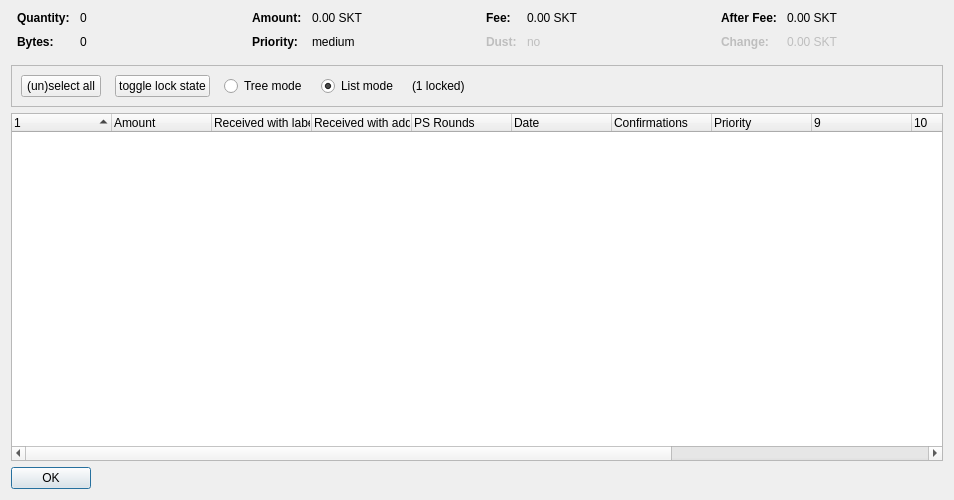
<?xml version="1.0" encoding="UTF-8"?>
<ui version="4.0">
 <class>CoinControlDialog</class>
 <widget class="QDialog" name="CoinControlDialog">
  <property name="geometry">
   <rect>
    <x>0</x>
    <y>0</y>
    <width>954</width>
    <height>500</height>
   </rect>
  </property>
  <property name="windowTitle">
   <string>Coin Selection</string>
  </property>
  <layout class="QVBoxLayout" name="verticalLayout">
   <item>
    <layout class="QHBoxLayout" name="horizontalLayoutTop" stretch="0,0,0,0">
     <property name="topMargin">
      <number>0</number>
     </property>
     <property name="bottomMargin">
      <number>10</number>
     </property>
     <item>
      <layout class="QFormLayout" name="formLayoutCoinControl1">
       <property name="horizontalSpacing">
        <number>10</number>
       </property>
       <property name="verticalSpacing">
        <number>10</number>
       </property>
       <property name="leftMargin">
        <number>6</number>
       </property>
       <property name="rightMargin">
        <number>6</number>
       </property>
       <item row="0" column="0">
        <widget class="QLabel" name="labelCoinControlQuantityText">
         <property name="font">
          <font>
           <weight>75</weight>
           <bold>true</bold>
          </font>
         </property>
         <property name="text">
          <string>Quantity:</string>
         </property>
        </widget>
       </item>
       <item row="0" column="1">
        <widget class="QLabel" name="labelCoinControlQuantity">
         <property name="cursor">
          <cursorShape>IBeamCursor</cursorShape>
         </property>
         <property name="contextMenuPolicy">
          <enum>Qt::ActionsContextMenu</enum>
         </property>
         <property name="text">
          <string notr="true">0</string>
         </property>
         <property name="textInteractionFlags">
          <set>Qt::LinksAccessibleByMouse|Qt::TextSelectableByKeyboard|Qt::TextSelectableByMouse</set>
         </property>
        </widget>
       </item>
       <item row="1" column="0">
        <widget class="QLabel" name="labelCoinControlBytesText">
         <property name="font">
          <font>
           <weight>75</weight>
           <bold>true</bold>
          </font>
         </property>
         <property name="text">
          <string>Bytes:</string>
         </property>
        </widget>
       </item>
       <item row="1" column="1">
        <widget class="QLabel" name="labelCoinControlBytes">
         <property name="cursor">
          <cursorShape>IBeamCursor</cursorShape>
         </property>
         <property name="contextMenuPolicy">
          <enum>Qt::ActionsContextMenu</enum>
         </property>
         <property name="text">
          <string notr="true">0</string>
         </property>
         <property name="textInteractionFlags">
          <set>Qt::LinksAccessibleByMouse|Qt::TextSelectableByKeyboard|Qt::TextSelectableByMouse</set>
         </property>
        </widget>
       </item>
      </layout>
     </item>
     <item>
      <layout class="QFormLayout" name="formLayoutCoinControl2">
       <property name="horizontalSpacing">
        <number>10</number>
       </property>
       <property name="verticalSpacing">
        <number>10</number>
       </property>
       <property name="leftMargin">
        <number>6</number>
       </property>
       <property name="rightMargin">
        <number>6</number>
       </property>
       <item row="0" column="0">
        <widget class="QLabel" name="labelCoinControlAmountText">
         <property name="font">
          <font>
           <weight>75</weight>
           <bold>true</bold>
          </font>
         </property>
         <property name="text">
          <string>Amount:</string>
         </property>
        </widget>
       </item>
       <item row="0" column="1">
        <widget class="QLabel" name="labelCoinControlAmount">
         <property name="cursor">
          <cursorShape>IBeamCursor</cursorShape>
         </property>
         <property name="contextMenuPolicy">
          <enum>Qt::ActionsContextMenu</enum>
         </property>
         <property name="text">
          <string notr="true">0.00 SKT</string>
         </property>
         <property name="textInteractionFlags">
          <set>Qt::LinksAccessibleByMouse|Qt::TextSelectableByKeyboard|Qt::TextSelectableByMouse</set>
         </property>
        </widget>
       </item>
       <item row="1" column="0">
        <widget class="QLabel" name="labelCoinControlPriorityText">
         <property name="font">
          <font>
           <weight>75</weight>
           <bold>true</bold>
          </font>
         </property>
         <property name="text">
          <string>Priority:</string>
         </property>
        </widget>
       </item>
       <item row="1" column="1">
        <widget class="QLabel" name="labelCoinControlPriority">
         <property name="cursor">
          <cursorShape>IBeamCursor</cursorShape>
         </property>
         <property name="contextMenuPolicy">
          <enum>Qt::ActionsContextMenu</enum>
         </property>
         <property name="text">
          <string>medium</string>
         </property>
         <property name="textInteractionFlags">
          <set>Qt::LinksAccessibleByMouse|Qt::TextSelectableByKeyboard|Qt::TextSelectableByMouse</set>
         </property>
        </widget>
       </item>
      </layout>
     </item>
     <item>
      <layout class="QFormLayout" name="formLayoutCoinControl3">
       <property name="horizontalSpacing">
        <number>10</number>
       </property>
       <property name="verticalSpacing">
        <number>10</number>
       </property>
       <property name="leftMargin">
        <number>6</number>
       </property>
       <property name="rightMargin">
        <number>6</number>
       </property>
       <item row="0" column="0">
        <widget class="QLabel" name="labelCoinControlFeeText">
         <property name="font">
          <font>
           <weight>75</weight>
           <bold>true</bold>
          </font>
         </property>
         <property name="text">
          <string>Fee:</string>
         </property>
        </widget>
       </item>
       <item row="0" column="1">
        <widget class="QLabel" name="labelCoinControlFee">
         <property name="cursor">
          <cursorShape>IBeamCursor</cursorShape>
         </property>
         <property name="contextMenuPolicy">
          <enum>Qt::ActionsContextMenu</enum>
         </property>
         <property name="text">
          <string notr="true">0.00 SKT</string>
         </property>
         <property name="textInteractionFlags">
          <set>Qt::LinksAccessibleByMouse|Qt::TextSelectableByKeyboard|Qt::TextSelectableByMouse</set>
         </property>
        </widget>
       </item>
       <item row="1" column="0">
        <widget class="QLabel" name="labelCoinControlLowOutputText">
         <property name="enabled">
          <bool>false</bool>
         </property>
         <property name="font">
          <font>
           <weight>75</weight>
           <bold>true</bold>
          </font>
         </property>
         <property name="text">
          <string>Dust:</string>
         </property>
        </widget>
       </item>
       <item row="1" column="1">
        <widget class="QLabel" name="labelCoinControlLowOutput">
         <property name="enabled">
          <bool>false</bool>
         </property>
         <property name="cursor">
          <cursorShape>IBeamCursor</cursorShape>
         </property>
         <property name="contextMenuPolicy">
          <enum>Qt::ActionsContextMenu</enum>
         </property>
         <property name="text">
          <string>no</string>
         </property>
         <property name="textInteractionFlags">
          <set>Qt::LinksAccessibleByMouse|Qt::TextSelectableByKeyboard|Qt::TextSelectableByMouse</set>
         </property>
        </widget>
       </item>
      </layout>
     </item>
     <item>
      <layout class="QFormLayout" name="formLayoutCoinControl4">
       <property name="horizontalSpacing">
        <number>10</number>
       </property>
       <property name="verticalSpacing">
        <number>10</number>
       </property>
       <property name="leftMargin">
        <number>6</number>
       </property>
       <property name="rightMargin">
        <number>6</number>
       </property>
       <item row="0" column="0">
        <widget class="QLabel" name="labelCoinControlAfterFeeText">
         <property name="font">
          <font>
           <weight>75</weight>
           <bold>true</bold>
          </font>
         </property>
         <property name="text">
          <string>After Fee:</string>
         </property>
        </widget>
       </item>
       <item row="0" column="1">
        <widget class="QLabel" name="labelCoinControlAfterFee">
         <property name="cursor">
          <cursorShape>IBeamCursor</cursorShape>
         </property>
         <property name="contextMenuPolicy">
          <enum>Qt::ActionsContextMenu</enum>
         </property>
         <property name="text">
          <string notr="true">0.00 SKT</string>
         </property>
         <property name="textInteractionFlags">
          <set>Qt::LinksAccessibleByMouse|Qt::TextSelectableByKeyboard|Qt::TextSelectableByMouse</set>
         </property>
        </widget>
       </item>
       <item row="1" column="0">
        <widget class="QLabel" name="labelCoinControlChangeText">
         <property name="enabled">
          <bool>false</bool>
         </property>
         <property name="font">
          <font>
           <weight>75</weight>
           <bold>true</bold>
          </font>
         </property>
         <property name="text">
          <string>Change:</string>
         </property>
        </widget>
       </item>
       <item row="1" column="1">
        <widget class="QLabel" name="labelCoinControlChange">
         <property name="enabled">
          <bool>false</bool>
         </property>
         <property name="cursor">
          <cursorShape>IBeamCursor</cursorShape>
         </property>
         <property name="contextMenuPolicy">
          <enum>Qt::ActionsContextMenu</enum>
         </property>
         <property name="text">
          <string notr="true">0.00 SKT</string>
         </property>
         <property name="textInteractionFlags">
          <set>Qt::LinksAccessibleByMouse|Qt::TextSelectableByKeyboard|Qt::TextSelectableByMouse</set>
         </property>
        </widget>
       </item>
      </layout>
     </item>
    </layout>
   </item>
   <item>
    <widget class="QFrame" name="frame">
     <property name="minimumSize">
      <size>
       <width>0</width>
       <height>40</height>
      </size>
     </property>
     <property name="frameShape">
      <enum>QFrame::StyledPanel</enum>
     </property>
     <property name="frameShadow">
      <enum>QFrame::Sunken</enum>
     </property>
     <layout class="QHBoxLayout" name="horizontalLayout">
      <item>
       <layout class="QHBoxLayout" name="horizontalLayoutPanel" stretch="0,0,0,0,0,0">
        <property name="spacing">
         <number>14</number>
        </property>
        <item>
         <widget class="QPushButton" name="pushButtonSelectAll">
          <property name="sizePolicy">
           <sizepolicy hsizetype="Maximum" vsizetype="Fixed">
            <horstretch>0</horstretch>
            <verstretch>0</verstretch>
           </sizepolicy>
          </property>
          <property name="text">
           <string>(un)select all</string>
          </property>
          <property name="autoDefault">
           <bool>false</bool>
          </property>
         </widget>
        </item>
        <item>
         <widget class="QPushButton" name="pushButtonToggleLock">
          <property name="sizePolicy">
           <sizepolicy hsizetype="Maximum" vsizetype="Fixed">
            <horstretch>0</horstretch>
            <verstretch>0</verstretch>
           </sizepolicy>
          </property>
          <property name="text">
           <string>toggle lock state</string>
          </property>
          <property name="autoDefault">
           <bool>false</bool>
          </property>
         </widget>
        </item>
        <item>
         <widget class="QRadioButton" name="radioTreeMode">
          <property name="sizePolicy">
           <sizepolicy hsizetype="Maximum" vsizetype="Fixed">
            <horstretch>0</horstretch>
            <verstretch>0</verstretch>
           </sizepolicy>
          </property>
          <property name="text">
           <string>Tree mode</string>
          </property>
         </widget>
        </item>
        <item>
         <widget class="QRadioButton" name="radioListMode">
          <property name="sizePolicy">
           <sizepolicy hsizetype="Maximum" vsizetype="Fixed">
            <horstretch>0</horstretch>
            <verstretch>0</verstretch>
           </sizepolicy>
          </property>
          <property name="text">
           <string>List mode</string>
          </property>
          <property name="checked">
           <bool>true</bool>
          </property>
         </widget>
        </item>
        <item>
         <widget class="QLabel" name="labelLocked">
          <property name="text">
           <string>(1 locked)</string>
          </property>
         </widget>
        </item>
        <item>
         <spacer name="horizontalSpacer">
          <property name="orientation">
           <enum>Qt::Horizontal</enum>
          </property>
          <property name="sizeHint" stdset="0">
           <size>
            <width>40</width>
            <height>20</height>
           </size>
          </property>
         </spacer>
        </item>
       </layout>
      </item>
     </layout>
    </widget>
   </item>
   <item>
    <widget class="CoinControlTreeWidget" name="treeWidget">
     <property name="contextMenuPolicy">
      <enum>Qt::CustomContextMenu</enum>
     </property>
     <property name="sortingEnabled">
      <bool>false</bool>
     </property>
     <property name="columnCount">
      <number>13</number>
     </property>
     <attribute name="headerShowSortIndicator" stdset="0">
      <bool>true</bool>
     </attribute>
     <attribute name="headerStretchLastSection">
      <bool>false</bool>
     </attribute>
     <column>
      <property name="text">
       <string/>
      </property>
     </column>
     <column>
      <property name="text">
       <string>Amount</string>
      </property>
     </column>
     <column>
      <property name="text">
       <string>Received with label</string>
      </property>
     </column>
     <column>
      <property name="text">
       <string>Received with address</string>
      </property>
     </column>
     <column>
      <property name="text">
       <string>PS Rounds</string>
      </property>
     </column>
     <column>
      <property name="text">
       <string>Date</string>
      </property>
     </column>
     <column>
      <property name="text">
       <string>Confirmations</string>
      </property>
      <property name="toolTip">
       <string>Confirmed</string>
      </property>
     </column>
     <column>
      <property name="text">
       <string>Priority</string>
      </property>
     </column>
     <column>
      <property name="text">
       <string/>
      </property>
     </column>
     <column>
      <property name="text">
       <string/>
      </property>
     </column>
     <column>
      <property name="text">
       <string/>
      </property>
     </column>
     <column>
      <property name="text">
       <string/>
      </property>
     </column>
     <column>
      <property name="text">
       <string/>
      </property>
     </column>
    </widget>
   </item>
   <item>
    <widget class="QDialogButtonBox" name="buttonBox">
     <property name="sizePolicy">
      <sizepolicy hsizetype="Maximum" vsizetype="Fixed">
       <horstretch>0</horstretch>
       <verstretch>0</verstretch>
      </sizepolicy>
     </property>
     <property name="orientation">
      <enum>Qt::Horizontal</enum>
     </property>
     <property name="standardButtons">
      <set>QDialogButtonBox::Ok</set>
     </property>
    </widget>
   </item>
  </layout>
 </widget>
 <customwidgets>
  <customwidget>
   <class>CoinControlTreeWidget</class>
   <extends>QTreeWidget</extends>
   <header>coincontroltreewidget.h</header>
  </customwidget>
 </customwidgets>
 <resources/>
 <connections/>
</ui>
